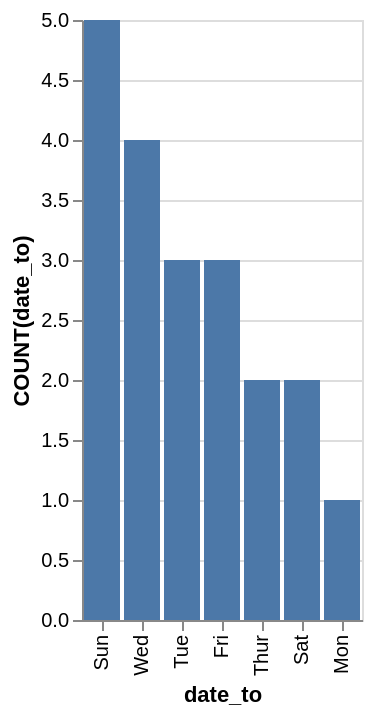

Express this chart as Vega-Lite.
### Vega-Lite specification from a JSON file in a GitHub repository (floating-point values rounded to 4 significant figures)
{"data": {"values": [{"x_data": "Sun", "y_data": 5}, {"x_data": "Wed", "y_data": 4}, {"x_data": "Tue", "y_data": 3}, {"x_data": "Fri", "y_data": 3}, {"x_data": "Thur", "y_data": 2}, {"x_data": "Sat", "y_data": 2}, {"x_data": "Mon", "y_data": 1}]}, "mark": "bar", "encoding": {"x": {"field": "x_data", "type": "nominal", "title": "date_to", "sort": {"op": "sum", "field": "y_data", "order": "descending"}}, "y": {"field": "y_data", "type": "quantitative", "title": "COUNT(date_to)"}}}
